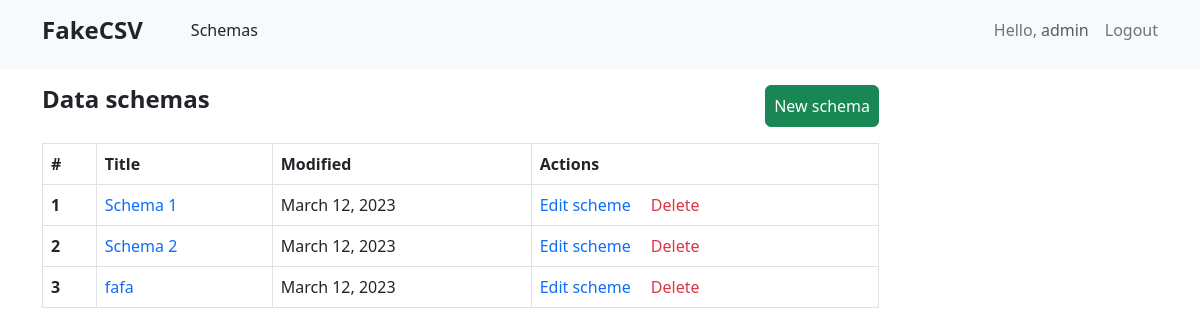
Page /data_schemas/ (signed in) on the earlier database version.
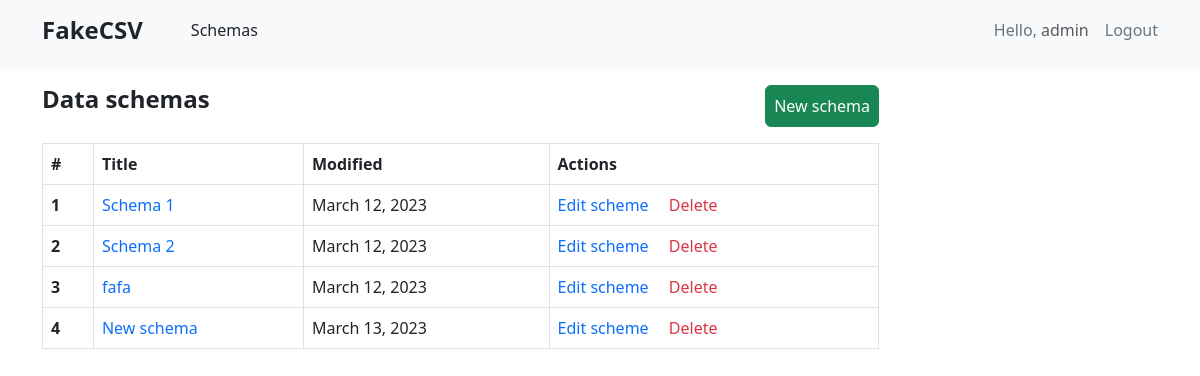
Same page on the later database version.
### data_schemas/models.py (models this page shows, shortened)
class Schema(models.Model):
    owner = models.ForeignKey(User, on_delete=models.CASCADE)
    title = models.CharField(max_length=250)
    column_separator = models.CharField(max_length=50)
    string_character = models.CharField(max_length=50)
    created_at = models.DateField(auto_now_add=datetime.datetime.now())
    updated_at = models.DateField(auto_now_add=datetime.datetime.now())

### data_schemas/views.py (the view)
# urls.py: path('', data_schemas, name='data_schemas'),
def data_schemas(request: HttpRequest) -> HttpResponse:
    data_schemas = Schema.objects.filter(owner=request.user).all()
    return render(request, "data_schemas/data_schemas.html", {'schemas': data_schemas})

### data_schemas/templates/data_schemas/data_schemas.html (shortened to what this page needs)
{% extends "base.html" %}
{% block content %}
    <div class="py-3 w-75">
        <div class="d-flex justify-content-between">
            <p class="h4 fw-semibold">Data schemas</p>
            <a href="{% url 'new_schema' %}" class="btn btn-success p-2">New schema</a>
        </div>
        <table class="table border border-muted my-3">
            <thead>
                <tr>
                  <th scope="col" class="border border-right-muted">#</th>
                  <th scope="col" class="border border-right-muted">Title</th>
                  <th scope="col" class="border border-right-muted">Modified</th>
                  <th scope="col">Actions</th>
                </tr>
              </thead>
            <tbody>
            {% for item in schemas %}
                <tr id='{{ item.id }}'>
                  <th scope="row">{{ forloop.counter }}</th>
                      <td class="border border-right-muted text-primary">
                         <a href="{% url 'data_sets' item.pk %}" class="text-decoration-none">{{ item.title }}</a>
                      </td>
                      <td class="border border-right-muted">{{ item.updated_at }}</td>
                      <td>
                          <a href="{% url 'edit_schema' item.id %}" class="text-primary text-decoration-none me-3">Edit scheme</a>
                          <a href="" onclick="deleteSchema(event, {{ item.id }})" class="text-danger text-decoration-none">Delete</a>
                      </td>
                </tr>
            {% endfor %}
          </tbody>
        </table>
    </div>
{% endblock %}

Differences in the rows shown:
added Schema: title "New schema", updated_at "March 13, 2023"
